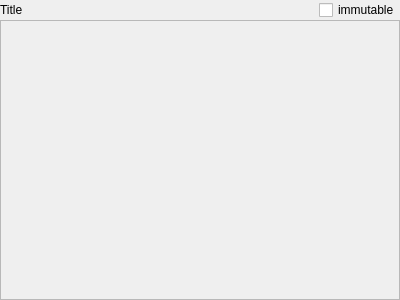
<?xml version="1.0" encoding="UTF-8"?>
<ui version="4.0">
 <class>PGroupBox</class>
 <widget class="QWidget" name="PGroupBox">
  <property name="geometry">
   <rect>
    <x>0</x>
    <y>0</y>
    <width>400</width>
    <height>300</height>
   </rect>
  </property>
  <property name="windowTitle">
   <string>Form</string>
  </property>
  <layout class="QVBoxLayout" name="verticalLayout">
   <property name="spacing">
    <number>0</number>
   </property>
   <property name="leftMargin">
    <number>0</number>
   </property>
   <property name="topMargin">
    <number>0</number>
   </property>
   <property name="rightMargin">
    <number>0</number>
   </property>
   <property name="bottomMargin">
    <number>0</number>
   </property>
   <item>
    <layout class="QHBoxLayout" name="horizontalLayout">
     <item>
      <widget class="QLabel" name="title">
       <property name="text">
        <string>Title</string>
       </property>
      </widget>
     </item>
     <item>
      <spacer name="horizontalSpacer">
       <property name="orientation">
        <enum>Qt::Orientation::Horizontal</enum>
       </property>
       <property name="sizeHint" stdset="0">
        <size>
         <width>40</width>
         <height>20</height>
        </size>
       </property>
      </spacer>
     </item>
     <item>
      <widget class="QCheckBox" name="immutable">
       <property name="text">
        <string>immutable</string>
       </property>
      </widget>
     </item>
    </layout>
   </item>
   <item>
    <widget class="PGroupBoxFrame" name="frame">
     <property name="autoFillBackground">
      <bool>true</bool>
     </property>
     <property name="styleSheet">
      <string notr="true"/>
     </property>
     <property name="frameShape">
      <enum>QFrame::Shape::StyledPanel</enum>
     </property>
     <property name="frameShadow">
      <enum>QFrame::Shadow::Plain</enum>
     </property>
     <layout class="QVBoxLayout" name="verticalLayout_2">
      <property name="spacing">
       <number>0</number>
      </property>
      <property name="leftMargin">
       <number>5</number>
      </property>
      <property name="topMargin">
       <number>5</number>
      </property>
      <property name="rightMargin">
       <number>5</number>
      </property>
      <property name="bottomMargin">
       <number>5</number>
      </property>
     </layout>
    </widget>
   </item>
  </layout>
 </widget>
 <customwidgets>
  <customwidget>
   <class>PGroupBoxFrame</class>
   <extends>QFrame</extends>
   <header>pGroupBoxFrame.h</header>
   <container>1</container>
  </customwidget>
 </customwidgets>
 <resources/>
 <connections/>
</ui>
